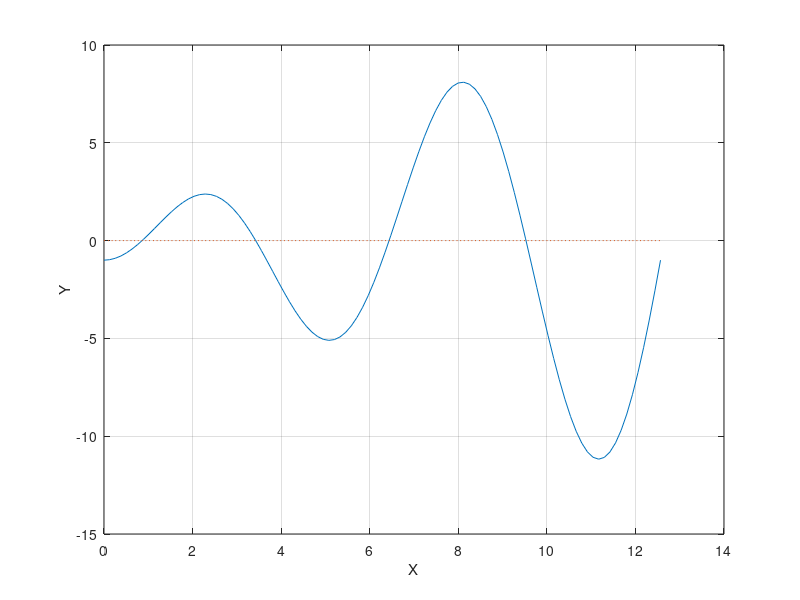

Write the MATLAB code that produced this figure. (Note: this script raises an error after producing the figure.)
clear
a=0; b=4*pi;
m=100; x=linspace(a,b,m);
f='x.*sin(x)-cos(x)';
plot(x,eval(f),x,0*x,':'); grid on
xlabel('X'); ylabel('Y');
z=ginput(1);
[zr,fr]=fzero(f,z(1))
hold on
plot(zr,fr,'r*',z(1),z(2),'g*')
hold off